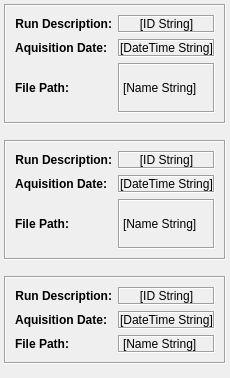
          <widget class="QWidget" name="tab_4">
           <attribute name="title">
            <string>File Info</string>
           </attribute>
           <layout class="QVBoxLayout" name="verticalLayout_7" stretch="0,1,0,1,0,1">
            <property name="leftMargin">
             <number>4</number>
            </property>
            <property name="topMargin">
             <number>4</number>
            </property>
            <property name="rightMargin">
             <number>4</number>
            </property>
            <property name="bottomMargin">
             <number>4</number>
            </property>
            <item>
             <widget class="QFrame" name="frame_18">
              <property name="sizePolicy">
               <sizepolicy hsizetype="Expanding" vsizetype="Expanding">
                <horstretch>0</horstretch>
                <verstretch>0</verstretch>
               </sizepolicy>
              </property>
              <property name="frameShape">
               <enum>QFrame::Box</enum>
              </property>
              <property name="frameShadow">
               <enum>QFrame::Sunken</enum>
              </property>
              <layout class="QFormLayout" name="formLayout_12">
               <item row="0" column="0">
                <widget class="QLabel" name="label_18">
                 <property name="sizePolicy">
                  <sizepolicy hsizetype="Expanding" vsizetype="Expanding">
                   <horstretch>0</horstretch>
                   <verstretch>0</verstretch>
                  </sizepolicy>
                 </property>
                 <property name="font">
                  <font>
                   <weight>75</weight>
                   <bold>true</bold>
                  </font>
                 </property>
                 <property name="text">
                  <string>Run Description:</string>
                 </property>
                 <property name="alignment">
                  <set>Qt::AlignRight|Qt::AlignTrailing|Qt::AlignVCenter</set>
                 </property>
                </widget>
               </item>
               <item row="0" column="1">
                <widget class="QLabel" name="labelInfo1ID">
                 <property name="sizePolicy">
                  <sizepolicy hsizetype="Expanding" vsizetype="Expanding">
                   <horstretch>0</horstretch>
                   <verstretch>0</verstretch>
                  </sizepolicy>
                 </property>
                 <property name="font">
                  <font>
                   <weight>50</weight>
                   <bold>false</bold>
                  </font>
                 </property>
                 <property name="frameShape">
                  <enum>QFrame::Box</enum>
                 </property>
                 <property name="frameShadow">
                  <enum>QFrame::Sunken</enum>
                 </property>
                 <property name="text">
                  <string>[ID String]</string>
                 </property>
                 <property name="alignment">
                  <set>Qt::AlignCenter</set>
                 </property>
                 <property name="wordWrap">
                  <bool>true</bool>
                 </property>
                 <property name="margin">
                  <number>2</number>
                 </property>
                </widget>
               </item>
               <item row="2" column="1">
                <widget class="QLabel" name="labelInfo1Name">
                 <property name="sizePolicy">
                  <sizepolicy hsizetype="Expanding" vsizetype="Expanding">
                   <horstretch>0</horstretch>
                   <verstretch>0</verstretch>
                  </sizepolicy>
                 </property>
                 <property name="minimumSize">
                  <size>
                   <width>0</width>
                   <height>50</height>
                  </size>
                 </property>
                 <property name="font">
                  <font>
                   <weight>50</weight>
                   <bold>false</bold>
                  </font>
                 </property>
                 <property name="frameShape">
                  <enum>QFrame::Box</enum>
                 </property>
                 <property name="frameShadow">
                  <enum>QFrame::Sunken</enum>
                 </property>
                 <property name="text">
                  <string>[Name String]</string>
                 </property>
                 <property name="wordWrap">
                  <bool>true</bool>
                 </property>
                 <property name="margin">
                  <number>2</number>
                 </property>
                </widget>
               </item>
               <item row="2" column="0">
                <widget class="QLabel" name="label_6">
                 <property name="sizePolicy">
                  <sizepolicy hsizetype="Expanding" vsizetype="Expanding">
                   <horstretch>0</horstretch>
                   <verstretch>0</verstretch>
                  </sizepolicy>
                 </property>
                 <property name="font">
                  <font>
                   <weight>75</weight>
                   <bold>true</bold>
                  </font>
                 </property>
                 <property name="text">
                  <string>File Path:</string>
                 </property>
                 <property name="alignment">
                  <set>Qt::AlignRight|Qt::AlignTrailing|Qt::AlignVCenter</set>
                 </property>
                </widget>
               </item>
               <item row="1" column="1">
                <widget class="QLabel" name="labelInfo1DateTime">
                 <property name="sizePolicy">
                  <sizepolicy hsizetype="Expanding" vsizetype="Expanding">
                   <horstretch>0</horstretch>
                   <verstretch>0</verstretch>
                  </sizepolicy>
                 </property>
                 <property name="font">
                  <font>
                   <weight>50</weight>
                   <bold>false</bold>
                  </font>
                 </property>
                 <property name="frameShape">
                  <enum>QFrame::Box</enum>
                 </property>
                 <property name="frameShadow">
                  <enum>QFrame::Sunken</enum>
                 </property>
                 <property name="text">
                  <string>[DateTime String]</string>
                 </property>
                 <property name="alignment">
                  <set>Qt::AlignCenter</set>
                 </property>
                 <property name="margin">
                  <number>2</number>
                 </property>
                </widget>
               </item>
               <item row="1" column="0">
                <widget class="QLabel" name="label_7">
                 <property name="sizePolicy">
                  <sizepolicy hsizetype="Expanding" vsizetype="Expanding">
                   <horstretch>0</horstretch>
                   <verstretch>0</verstretch>
                  </sizepolicy>
                 </property>
                 <property name="font">
                  <font>
                   <weight>75</weight>
                   <bold>true</bold>
                  </font>
                 </property>
                 <property name="text">
                  <string>Aquisition Date:</string>
                 </property>
                 <property name="alignment">
                  <set>Qt::AlignRight|Qt::AlignTrailing|Qt::AlignVCenter</set>
                 </property>
                </widget>
               </item>
              </layout>
             </widget>
            </item>
            <item>
             <spacer name="verticalSpacer_7">
              <property name="orientation">
               <enum>Qt::Vertical</enum>
              </property>
              <property name="sizeHint" stdset="0">
               <size>
                <width>20</width>
                <height>10</height>
               </size>
              </property>
             </spacer>
            </item>
            <item>
             <widget class="QFrame" name="frame_17">
              <property name="sizePolicy">
               <sizepolicy hsizetype="Expanding" vsizetype="Expanding">
                <horstretch>0</horstretch>
                <verstretch>0</verstretch>
               </sizepolicy>
              </property>
              <property name="frameShape">
               <enum>QFrame::Box</enum>
              </property>
              <property name="frameShadow">
               <enum>QFrame::Sunken</enum>
              </property>
              <layout class="QFormLayout" name="formLayout_2">
               <item row="0" column="0">
                <widget class="QLabel" name="label_9">
                 <property name="sizePolicy">
                  <sizepolicy hsizetype="Expanding" vsizetype="Expanding">
                   <horstretch>0</horstretch>
                   <verstretch>0</verstretch>
                  </sizepolicy>
                 </property>
                 <property name="font">
                  <font>
                   <weight>75</weight>
                   <bold>true</bold>
                  </font>
                 </property>
                 <property name="text">
                  <string>Run Description:</string>
                 </property>
                 <property name="alignment">
                  <set>Qt::AlignRight|Qt::AlignTrailing|Qt::AlignVCenter</set>
                 </property>
                 <property name="wordWrap">
                  <bool>true</bool>
                 </property>
                </widget>
               </item>
               <item row="0" column="1">
                <widget class="QLabel" name="labelInfo2ID">
                 <property name="sizePolicy">
                  <sizepolicy hsizetype="Expanding" vsizetype="Expanding">
                   <horstretch>0</horstretch>
                   <verstretch>0</verstretch>
                  </sizepolicy>
                 </property>
                 <property name="font">
                  <font>
                   <weight>50</weight>
                   <bold>false</bold>
                  </font>
                 </property>
                 <property name="frameShape">
                  <enum>QFrame::Box</enum>
                 </property>
                 <property name="frameShadow">
                  <enum>QFrame::Sunken</enum>
                 </property>
                 <property name="text">
                  <string>[ID String]</string>
                 </property>
                 <property name="alignment">
                  <set>Qt::AlignCenter</set>
                 </property>
                 <property name="wordWrap">
                  <bool>true</bool>
                 </property>
                </widget>
               </item>
               <item row="1" column="0">
                <widget class="QLabel" name="label_11">
                 <property name="sizePolicy">
                  <sizepolicy hsizetype="Expanding" vsizetype="Expanding">
                   <horstretch>0</horstretch>
                   <verstretch>0</verstretch>
                  </sizepolicy>
                 </property>
                 <property name="font">
                  <font>
                   <weight>75</weight>
                   <bold>true</bold>
                  </font>
                 </property>
                 <property name="text">
                  <string>Aquisition Date:</string>
                 </property>
                 <property name="alignment">
                  <set>Qt::AlignRight|Qt::AlignTrailing|Qt::AlignVCenter</set>
                 </property>
                 <property name="wordWrap">
                  <bool>true</bool>
                 </property>
                </widget>
               </item>
               <item row="1" column="1">
                <widget class="QLabel" name="labelInfo2DateTime">
                 <property name="sizePolicy">
                  <sizepolicy hsizetype="Expanding" vsizetype="Expanding">
                   <horstretch>0</horstretch>
                   <verstretch>0</verstretch>
                  </sizepolicy>
                 </property>
                 <property name="font">
                  <font>
                   <weight>50</weight>
                   <bold>false</bold>
                  </font>
                 </property>
                 <property name="frameShape">
                  <enum>QFrame::Box</enum>
                 </property>
                 <property name="frameShadow">
                  <enum>QFrame::Sunken</enum>
                 </property>
                 <property name="text">
                  <string>[DateTime String]</string>
                 </property>
                 <property name="alignment">
                  <set>Qt::AlignCenter</set>
                 </property>
                 <property name="margin">
                  <number>2</number>
                 </property>
                </widget>
               </item>
               <item row="2" column="1">
                <widget class="QLabel" name="labelInfo2Name">
                 <property name="sizePolicy">
                  <sizepolicy hsizetype="Expanding" vsizetype="Expanding">
                   <horstretch>0</horstretch>
                   <verstretch>0</verstretch>
                  </sizepolicy>
                 </property>
                 <property name="minimumSize">
                  <size>
                   <width>0</width>
                   <height>50</height>
                  </size>
                 </property>
                 <property name="font">
                  <font>
                   <weight>50</weight>
                   <bold>false</bold>
                  </font>
                 </property>
                 <property name="frameShape">
                  <enum>QFrame::Box</enum>
                 </property>
                 <property name="frameShadow">
                  <enum>QFrame::Sunken</enum>
                 </property>
                 <property name="text">
                  <string>[Name String]</string>
                 </property>
                 <property name="wordWrap">
                  <bool>true</bool>
                 </property>
                 <property name="margin">
                  <number>2</number>
                 </property>
                </widget>
               </item>
               <item row="2" column="0">
                <widget class="QLabel" name="label_8">
                 <property name="sizePolicy">
                  <sizepolicy hsizetype="Expanding" vsizetype="Expanding">
                   <horstretch>0</horstretch>
                   <verstretch>0</verstretch>
                  </sizepolicy>
                 </property>
                 <property name="font">
                  <font>
                   <weight>75</weight>
                   <bold>true</bold>
                  </font>
                 </property>
                 <property name="text">
                  <string>File Path:</string>
                 </property>
                 <property name="alignment">
                  <set>Qt::AlignRight|Qt::AlignTrailing|Qt::AlignVCenter</set>
                 </property>
                 <property name="wordWrap">
                  <bool>true</bool>
                 </property>
                </widget>
               </item>
              </layout>
             </widget>
            </item>
            <item>
             <spacer name="verticalSpacer_8">
              <property name="orientation">
               <enum>Qt::Vertical</enum>
              </property>
              <property name="sizeHint" stdset="0">
               <size>
                <width>20</width>
                <height>10</height>
               </size>
              </property>
             </spacer>
            </item>
            <item>
             <widget class="QFrame" name="frame_16">
              <property name="sizePolicy">
               <sizepolicy hsizetype="Expanding" vsizetype="Expanding">
                <horstretch>0</horstretch>
                <verstretch>0</verstretch>
               </sizepolicy>
              </property>
              <property name="frameShape">
               <enum>QFrame::Box</enum>
              </property>
              <property name="frameShadow">
               <enum>QFrame::Sunken</enum>
              </property>
              <layout class="QFormLayout" name="formLayout_13">
               <item row="0" column="0">
                <widget class="QLabel" name="label_15">
                 <property name="sizePolicy">
                  <sizepolicy hsizetype="Expanding" vsizetype="Expanding">
                   <horstretch>0</horstretch>
                   <verstretch>0</verstretch>
                  </sizepolicy>
                 </property>
                 <property name="font">
                  <font>
                   <weight>75</weight>
                   <bold>true</bold>
                  </font>
                 </property>
                 <property name="text">
                  <string>Run Description:</string>
                 </property>
                 <property name="alignment">
                  <set>Qt::AlignRight|Qt::AlignTrailing|Qt::AlignVCenter</set>
                 </property>
                </widget>
               </item>
               <item row="0" column="1">
                <widget class="QLabel" name="labelInfo3ID">
                 <property name="sizePolicy">
                  <sizepolicy hsizetype="Expanding" vsizetype="Expanding">
                   <horstretch>0</horstretch>
                   <verstretch>0</verstretch>
                  </sizepolicy>
                 </property>
                 <property name="font">
                  <font>
                   <weight>50</weight>
                   <bold>false</bold>
                  </font>
                 </property>
                 <property name="frameShape">
                  <enum>QFrame::Box</enum>
                 </property>
                 <property name="frameShadow">
                  <enum>QFrame::Sunken</enum>
                 </property>
                 <property name="text">
                  <string>[ID String]</string>
                 </property>
                 <property name="alignment">
                  <set>Qt::AlignCenter</set>
                 </property>
                 <property name="wordWrap">
                  <bool>true</bool>
                 </property>
                </widget>
               </item>
               <item row="1" column="0">
                <widget class="QLabel" name="label_14">
                 <property name="sizePolicy">
                  <sizepolicy hsizetype="Expanding" vsizetype="Expanding">
                   <horstretch>0</horstretch>
                   <verstretch>0</verstretch>
                  </sizepolicy>
                 </property>
                 <property name="font">
                  <font>
                   <weight>75</weight>
                   <bold>true</bold>
                  </font>
                 </property>
                 <property name="text">
                  <string>Aquisition Date:</string>
                 </property>
                 <property name="alignment">
                  <set>Qt::AlignRight|Qt::AlignTrailing|Qt::AlignVCenter</set>
                 </property>
                </widget>
               </item>
               <item row="1" column="1">
                <widget class="QLabel" name="labelInfo3DateTime">
                 <property name="sizePolicy">
                  <sizepolicy hsizetype="Expanding" vsizetype="Expanding">
                   <horstretch>0</horstretch>
                   <verstretch>0</verstretch>
                  </sizepolicy>
                 </property>
                 <property name="font">
                  <font>
                   <weight>50</weight>
                   <bold>false</bold>
                  </font>
                 </property>
                 <property name="frameShape">
                  <enum>QFrame::Box</enum>
                 </property>
                 <property name="frameShadow">
                  <enum>QFrame::Sunken</enum>
                 </property>
                 <property name="text">
                  <string>[DateTime String]</string>
                 </property>
                 <property name="alignment">
                  <set>Qt::AlignCenter</set>
                 </property>
                 <property name="margin">
                  <number>2</number>
                 </property>
                </widget>
               </item>
               <item row="2" column="1">
                <widget class="QLabel" name="labelInfo3Name">
                 <property name="sizePolicy">
                  <sizepolicy hsizetype="Expanding" vsizetype="Expanding">
                   <horstretch>0</horstretch>
                   <verstretch>0</verstretch>
                  </sizepolicy>
                 </property>
                 <property name="minimumSize">
                  <size>
                   <width>0</width>
                   <height>0</height>
                  </size>
                 </property>
                 <property name="font">
                  <font>
                   <weight>50</weight>
                   <bold>false</bold>
                  </font>
                 </property>
                 <property name="frameShape">
                  <enum>QFrame::Box</enum>
                 </property>
                 <property name="frameShadow">
                  <enum>QFrame::Sunken</enum>
                 </property>
                 <property name="text">
                  <string>[Name String]</string>
                 </property>
                 <property name="wordWrap">
                  <bool>true</bool>
                 </property>
                </widget>
               </item>
               <item row="2" column="0">
                <widget class="QLabel" name="label_13">
                 <property name="sizePolicy">
                  <sizepolicy hsizetype="Expanding" vsizetype="Expanding">
                   <horstretch>0</horstretch>
                   <verstretch>0</verstretch>
                  </sizepolicy>
                 </property>
                 <property name="font">
                  <font>
                   <weight>75</weight>
                   <bold>true</bold>
                  </font>
                 </property>
                 <property name="text">
                  <string>File Path:</string>
                 </property>
                 <property name="alignment">
                  <set>Qt::AlignRight|Qt::AlignTrailing|Qt::AlignVCenter</set>
                 </property>
                </widget>
               </item>
              </layout>
             </widget>
            </item>
            <item>
             <spacer name="verticalSpacer_9">
              <property name="orientation">
               <enum>Qt::Vertical</enum>
              </property>
              <property name="sizeHint" stdset="0">
               <size>
                <width>20</width>
                <height>10</height>
               </size>
              </property>
             </spacer>
            </item>
           </layout>
          </widget>
